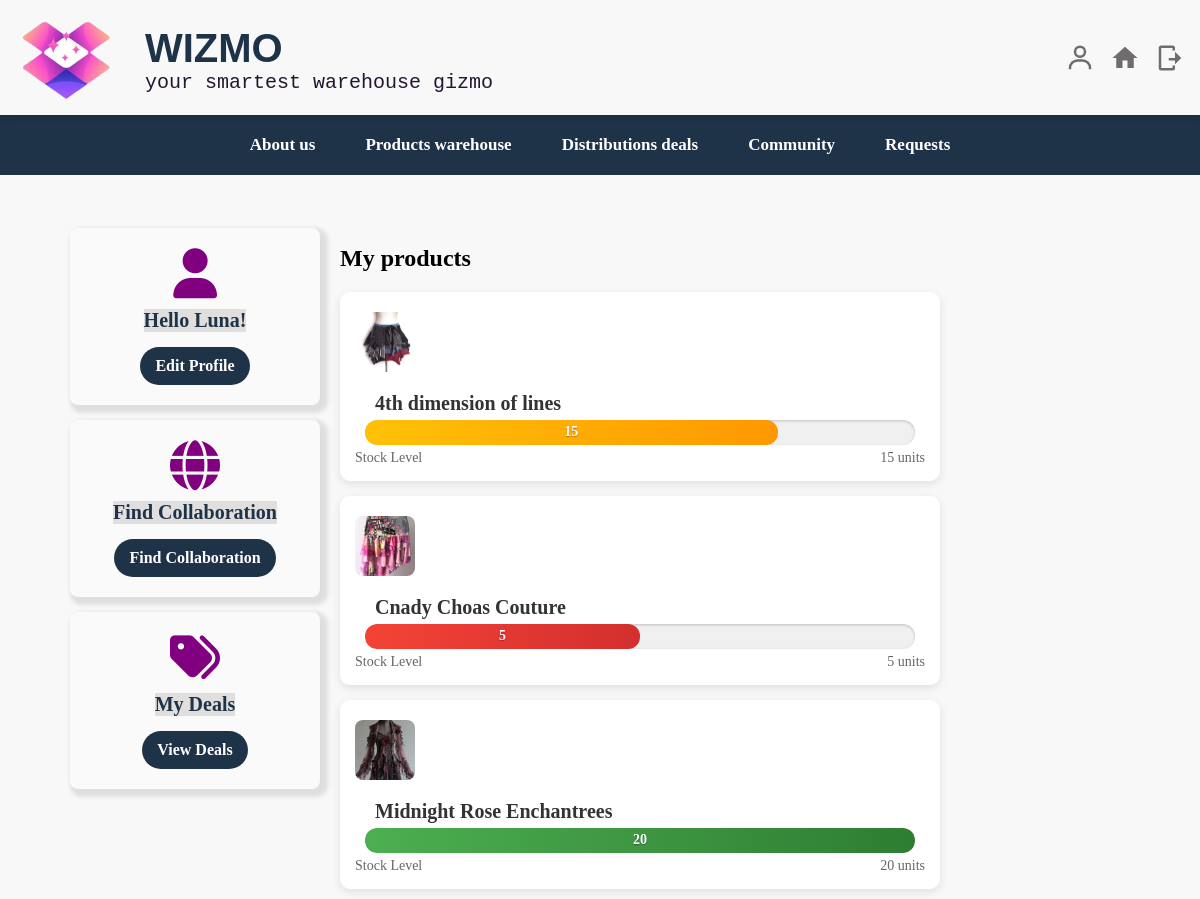
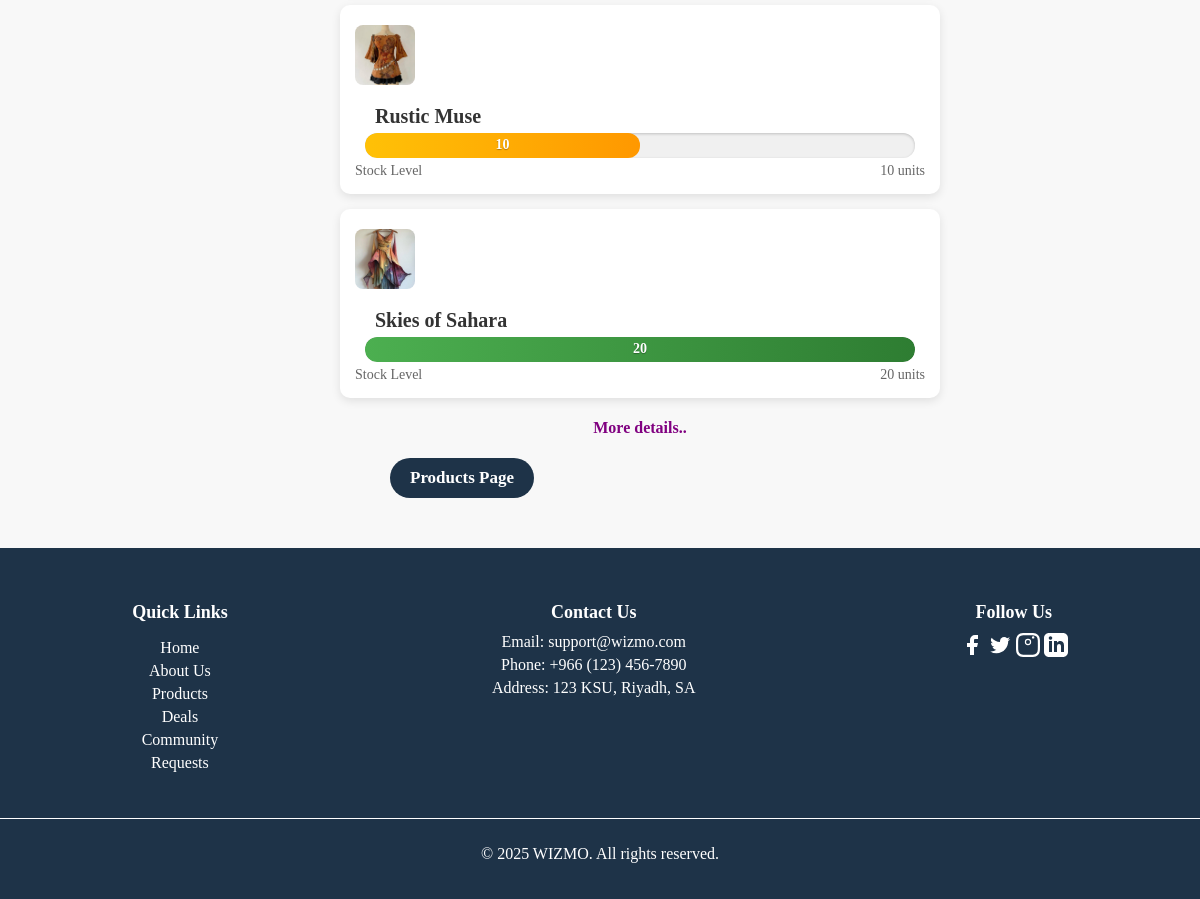
The app's page /Homepage.php (signed in) with its own data (2 pictures, top to bottom).
### tables this page shows
CREATE TABLE `product` (
  `productName` varchar(250) NOT NULL,
  `quantity` varchar(100) NOT NULL,
  `description` varchar(500) NOT NULL,
  `image` varchar(300) NOT NULL,
  `price` varchar(50) NOT NULL,
  `username` varchar(300) NOT NULL
);

### Homepage.php (the view, shortened to what this page needs)
<?php
$servername = "localhost";
$username = "root";
$password = "root";
$dbname = "Wizmo";
$conn = new mysqli($servername, $username, $password, $dbname, 8889);
?>
<!DOCTYPE html>
<html>
<head>
    <link rel="stylesheet" href="MainStyles.css">
    <link rel="stylesheet" href="https://cdnjs.cloudflare.com/ajax/libs/font-awesome/6.4.2/css/all.min.css">
</head>
<body>
    <header>
        <div class="header-container">
            <img src="images/wizmoLOGO.png" alt="logo" width="90" height="80" class="Navimg">
            <div class="text-container">
                <h2>WIZMO</h2>
                <h3>your smartest warehouse gizmo</h3>
            </div>
            <div class="header-links">
                <a href="profile.php"><svg class="header-icon"><use href="#account"/></svg></a>
                <a href="Homepage.php"><svg class="header-icon"><use href="#home"/></svg></a>
                <a href="index.php"><svg class="header-icon"><use href="#logout"/></svg></a>
            </div>
        </div>
    </header>
    <nav class="navBar">
        <ul>
            <li class="link1"><a href="aboutus.php">About us</a></li>
            <li class="link2"><a href="Products.php">Products warehouse</a></li>
            <li class="link3"><a href="deals.php">Distributions deals</a></li>
            <li class="link4"><a href="community.php">Community</a></li>
            <li class="link5"><a href="request.php">Requests</a></li>
        </ul>
    </nav>
    <main class="home-content">
      <aside class="home-sidebar">
        <div class="sidebar-box">
            <i class="fas fa-user sidebar-icon"></i>
            <h3>Hello <?php echo htmlspecialchars($_SESSION['username']); ?>!</h3>
            <a href="profile.php"><button class="sidebar-button">Edit Profile</button></a>
        </div>
        <div class="sidebar-box">
            <i class="fas fa-globe sidebar-icon"></i>
            <h3>Find Collaboration</h3>
            <a href="request.php"><button class="sidebar-button">Find Collaboration</button></a>
        </div>
        <div class="sidebar-box">
            <i class="fas fa-tags sidebar-icon"></i>
            <h3>My Deals</h3>
            <a href="deals.php"><button class="sidebar-button">View Deals</button></a>
        </div>
    </aside>
      <section class="home-products">
        <div class="product-list-container">
            <h2>My products</h2>
            <?php
            $loggedInUser = $_SESSION['username'];
            $sql = "SELECT * FROM Product WHERE username = ?";
            $stmt = $conn->prepare($sql);
            $stmt->bind_param("s", $loggedInUser);
            $stmt->execute();
            $result = $stmt->get_result();
            if ($result->num_rows > 0) {
                while ($row = $result->fetch_assoc()) {
                    $quantity = intval(preg_replace('/[^0-9]/', '', $row['quantity']));
                    if ($quantity >= 20) {
                        $stockClass = 'stock-high';
                        $stockPercentage = 100;
                    } elseif ($quantity >= 10) {
                        $stockClass = 'stock-medium';
                        $stockPercentage = ($quantity / 20) * 100;
                    } elseif ($quantity >= 5) {
                        $stockClass = 'stock-low';
                        $stockPercentage = ($quantity / 10) * 100;
                    } else {
                        $stockClass = 'stock-critical';
                        $stockPercentage = ($quantity / 5) * 100;
                    }
                    $stockPercentage = min($stockPercentage, 100);
                    echo '<div class="product-card">';
                    echo '<div class="product-header">';
                    echo '<img src="' . htmlspecialchars($row['image']) . '" alt="' . htmlspecialchars($row['productName']) . '" class="product-image">';
                    echo '</div>';
                    echo '<div class="stock-container">';
                    echo '<h3 class="product-title">' . htmlspecialchars($row['productName']) . '</h3>';
                    echo '<div class="stock-bar">';
                    echo '<div class="stock-level ' . $stockClass . '" style="width:' . $stockPercentage . '%">';
                    echo $row['quantity'];
                    echo '</div>';
                    echo '</div>';
                    echo '<div class="stock-info">';
                    echo '<span>Stock Level</span>';
                    echo '<span>' . $quantity . ' units</span>';
                    echo '</div>';
                    echo '</div>';
                    echo '</div>';
                }
            } else {
                echo '<p>No products found.</p>';
            }
            ?>
            <a href="Products.php" class="more-link"><h4>More details..</h4></a>
            <a href="Products.php"><button class="products-button">Products Page</button></a>
        </div>
    </section>
  </main>
     <footer>
        <div class="footer-container">
            <div class="footer-section">
                <h4>Quick Links</h4>
                <ul>
                    <li><a href="Homepage.php">Home</a></li>
                    <li><a href="aboutus.php">About Us</a></li>
                    <li><a href="Products.php">Products</a></li>
                    <li><a href="deals.php">Deals</a></li>
                    <li><a href="community.php">Community</a></li>
                    <li><a href="request.php">Requests</a></li>
                </ul>
            </div>
            <div class="footer-section">
                <h4>Contact Us</h4>
                <p>Email: support@wizmo.com</p>
                <p>Phone: +966 (123) 456-7890</p>
                <p>Address: 123 KSU, Riyadh, SA</p>
            </div>
            <div class="footer-section">
                <h4>Follow Us</h4>
                <a href="https://www.facebook.com"><svg width="24" height="24"><use href="#facebook"/></svg></a>
                <a href="https://twitter.com"><svg width="24" height="24"><use href="#twitter"/></svg></a>
                <a href="https://www.instagram.com"><svg width="24" height="24"><use href="#instagram"/></svg></a>
                <a href="https://www.linkedin.com"><svg width="24" height="24"><use href="#linkedin"/></svg></a>
            </div>
        </div>
        <div class="footer-bottom">
            <p>&copy; 2025 WIZMO. All rights reserved.</p>
        </div>
    </footer>
</body>
</html>

### Homepage.php (style rules this page uses)
.stock-container { width: 100%; margin-top: 10px; }
.stock-bar { height: 25px; width: 550px; border-radius: 12px; position: relative; overflow: hidden; box-shadow: inset 0 1px 3px rgba(0,0,0,0.2); background-color: #f0f0f0; margin: 5px 10px; }
.stock-level { height: 100%; border-radius: 12px; transition: width 0.5s ease, background-color 0.5s ease; position: relative; display: flex; align-items: center; justify-content: center; color: white; font-weight: bold; font-size: 14px; text-shadow: 0 1px 1px rgba(0,0,0,0.3); }
.stock-high { background: linear-gradient(to right, #4CAF50, #2E7D32); }
.stock-medium { background: linear-gradient(to right, #FFC107, #FF9800); }
.stock-low { background: linear-gradient(to right, #F44336, #D32F2F); }
.stock-info { display: flex; justify-content: space-between; margin-top: 5px; font-size: 14px; color: #666; }
.product-card { background: white; border-radius: 10px; padding: 15px; margin-bottom: 15px; box-shadow: 0 3px 10px rgba(0,0,0,0.1); flex-grow: 0; }
.product-header { display: flex; align-items: center; margin-bottom: 10px; margin-top: 5px; }
.product-image { width: 60px; height: 60px; border-radius: 8px; object-fit: cover; margin-right: 15px; }
.product-title { font-size: 20px; font-weight: bold; color: #333; margin-left: 20px; flex-grow: 1; margin-bottom: 5px; }

### records on screen
product: image (picture), productName "4th dimension of lines", quantity "15"
product: image (picture), productName "Cnady Choas Couture", quantity "5"
product: image (picture), productName "Midnight Rose Enchantrees", quantity "20"
product: image (picture), productName "Rustic Muse", quantity "10"
product: image (picture), productName "Skies of Sahara", quantity "20"

### other values on screen
$_SESSION['username'] "Luna"
